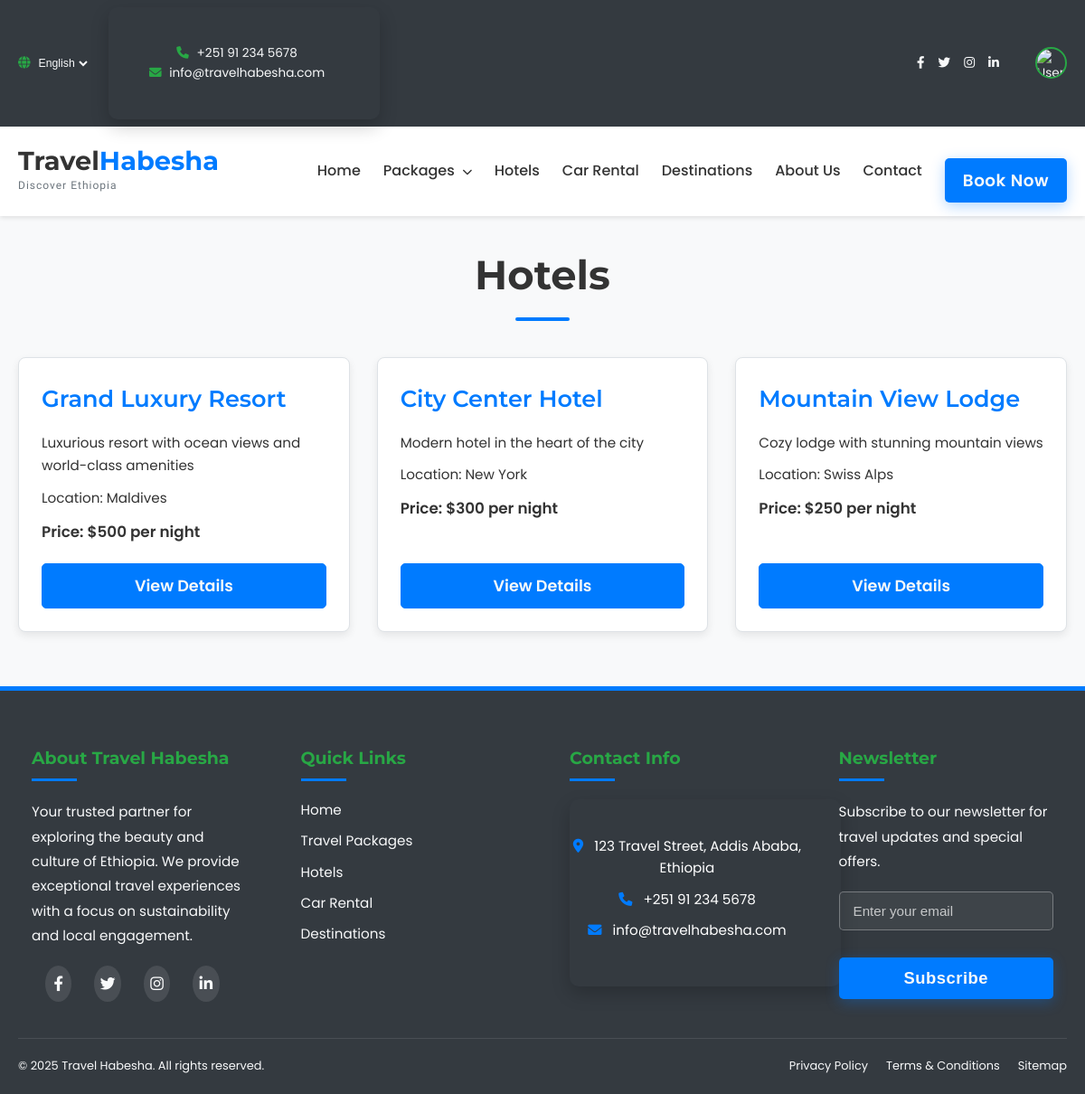
Page /public/hotels/index (signed in) on the committed database.
### tables this page shows
CREATE TABLE hotels (
    id INTEGER PRIMARY KEY AUTOINCREMENT,
    name VARCHAR(100) NOT NULL,
    description TEXT NOT NULL,
    location VARCHAR(100) NOT NULL,
    image VARCHAR(255) NOT NULL,
    price_per_night DECIMAL(10,2) NOT NULL,
    rating DECIMAL(3,2) DEFAULT 0,
    type VARCHAR(50) NOT NULL,
    amenities TEXT,
    created_at TIMESTAMP DEFAULT CURRENT_TIMESTAMP
);

### app/controllers/Hotels.php (called while the page is built, shortened)
<?php
class Hotels extends Controller {
    private $hotelModel;
    public function __construct() {
        $this->hotelModel = $this->model('Hotel');
    }
    public function index() {
        $hotels = $this->hotelModel->getAllHotels();
        $types = $this->hotelModel->getHotelTypes();
        $data = [
            'title' => 'Hotels',
            'hotels' => $hotels,
            'types' => $types
        ];
        $this->view('hotels/index', $data);
    }
}

### app/core/App.php (called while the page is built, shortened)
<?php
class App {
    protected $method = 'index';
    public function __construct() {
        $url = $this->parseUrl();
        if(isset($url[0])) {
            if(file_exists('../app/controllers/' . ucfirst($url[0]) . '.php')) {
                unset($url[0]);
            }
        }
        $this->controller = new $this->controller;
        if(isset($url[1])) {
            if(method_exists($this->controller, $url[1])) {
                $this->method = $url[1];
                unset($url[1]);
            }
        }
        $this->params = $url ? array_values($url) : [];
        call_user_func_array([$this->controller, $this->method], $this->params);
    }
    protected function parseUrl() {
        if(isset($_GET['url'])) {
            return explode('/', filter_var(rtrim($_GET['url'], '/'), FILTER_SANITIZE_URL));
        }
    }
}

### public/index.php (called while the page is built, shortened)
<?php
$app = new App;

### app/core/Database.php (called while the page is built, shortened)
<?php
class Database {
    private $dbh;
    private $stmt;
    public function __construct() {
        $dsn = DB_TYPE . ':' . DB_NAME;
        $options = array(
            PDO::ATTR_PERSISTENT => true,
            PDO::ATTR_ERRMODE => PDO::ERRMODE_EXCEPTION,
            PDO::ATTR_DEFAULT_FETCH_MODE => PDO::FETCH_OBJ,
            PDO::ATTR_EMULATE_PREPARES => false
        );
        try {
            $this->dbh = new PDO($dsn, null, null, $options);
        } catch(PDOException $e) {
            $this->error = $e->getMessage();
            echo $this->error;
        }
    }
    public function query($sql) {
        $this->stmt = $this->dbh->prepare($sql);
    }
    public function execute() {
        return $this->stmt->execute();
    }
    public function resultSet() {
        $this->execute();
        return $this->stmt->fetchAll();
    }
}

### app/models/Hotel.php (called while the page is built, shortened)
<?php
class Hotel extends Model {
    public function getAllHotels() {
        $this->db->query('SELECT * FROM hotels ORDER BY created_at DESC');
        return $this->db->resultSet();
    }
    public function getHotelTypes() {
        $this->db->query('SELECT DISTINCT type FROM hotels ORDER BY type');
        return $this->db->resultSet();
    }
}

### app/core/Model.php (called while the page is built, shortened)
<?php
class Model {
    public function __construct() {
        $this->db = new Database;
    }
}

### app/views/hotels/index.php (the view, shortened to what this page needs)
<!DOCTYPE html>
<html lang="en">
<head>
    <link rel="stylesheet" href="<?php echo URLROOT; ?>/css/pages/hotels.css">
    <link href="https://cdnjs.cloudflare.com/ajax/libs/font-awesome/6.0.0/css/all.min.css" rel="stylesheet">
</head>
<body>
    <?php require_once APPROOT . '/views/inc/header.php'; ?>
    <div class="container">
        <h1>Hotels</h1>
        <div class="hotels-grid">
            <?php foreach ($data['hotels'] as $hotel): ?>
            <div class="hotel-card">
                <h2><?php echo $hotel->name; ?></h2>
                <p><?php echo $hotel->description; ?></p>
                <p>Location: <?php echo $hotel->location; ?></p>
                <p>Price: $<?php echo $hotel->price_per_night; ?> per night</p>
                <a href="<?php echo URLROOT; ?>/hotels/show/<?php echo $hotel->id; ?>" class="btn">View Details</a>
            </div>
            <?php endforeach; ?>
        </div>
    </div>
    <?php require_once APPROOT . '/views/inc/footer.php'; ?>
</body>
</html>

### public/css/pages/hotels.css (style rules this page uses)
.container h1 { font-family: var(--font-montserrat); color: var(--text-color-dark); text-align: center; margin-top: 30px; margin-bottom: 40px; font-size: 2.8em; font-weight: 700; }
.hotels-grid { display: grid; grid-template-columns: repeat(auto-fill, minmax(300px, 1fr)); gap: 30px; padding-bottom: 60px; }
.hotel-card { background-color: var(--card-bg); border: 1px solid var(--border-color); border-radius: 8px; box-shadow: var(--card-shadow); padding: 25px; transition: transform 0.3s ease, box-shadow 0.3s ease; display: flex; flex-direction: column; justify-content: space-between; height: 100%; overflow: hidden; }
.hotel-card h2 { font-family: var(--font-montserrat); font-size: 1.6em; font-weight: 600; color: var(--primary-color); margin-bottom: 15px; }
.hotel-card p { color: var(--text-color-dark); font-size: 0.95em; line-height: 1.7; margin-bottom: 10px; }
.hotel-card p:last-of-type { font-weight: 600; font-size: 1.05em; color: var(--text-color-dark); margin-bottom: 20px; }
.hotel-card .btn { display: inline-block; width: auto; padding: 10px 25px; border-radius: 5px; font-weight: 600; cursor: pointer; transition: all 0.3s ease; text-align: center; white-space: nowrap; margin-top: auto; background-color: var(--primary-color); color: var(--text-color-light); border: 1px solid var(--primary-color); }

### public/css/components/header.css (style rules this page uses)
:root { --primary-color: #007bff; --primary-hover-color: #0056b3; --secondary-color: #6c757d; --accent-color: #ffc107; --text-color-dark: #333; --text-color-light: #f8f9fa; --background-light: #ffffff; --background-dark: #343a40; --border-color: #dee2e6; --font-poppins: 'Poppins', sans-serif; --font-montserrat: 'Montserrat', sans-serif; --font-sono: 'Sono', sans-serif; }
* { box-sizing: border-box; margin: 0; padding: 0; }
body { font-family: var(--font-poppins); line-height: 1.6; color: var(--text-color-dark); background-color: var(--background-light); }
a { text-decoration: none; color: var(--primary-color); }
.container { max-width: 1200px; margin: 0 auto; padding: 0 15px; }

### public/css/pages/packages.css (style rules this page uses)
:root { --primary-color: #007bff; --primary-hover-color: #0056b3; --secondary-color: #6c757d; --accent-color: #ffc107; --text-color-dark: #333; --text-color-light: #f8f9fa; --background-light: #ffffff; --background-dark: #343a40; --border-color: #dee2e6; --font-poppins: 'Poppins', sans-serif; --font-montserrat: 'Montserrat', sans-serif; --card-bg: #ffffff; --card-shadow: 0 4px 10px rgba(0, 0, 0, 0.08); --card-hover-shadow: 0 8px 20px rgba(0, 0, 0, 0.15); }
h1 { font-family: var(--font-montserrat); color: var(--text-color-dark); text-align: center; margin-bottom: 30px; font-size: 2.5em; font-weight: 700; }
.btn { padding: 10px 20px; border-radius: 5px; font-weight: 600; cursor: pointer; transition: all 0.3s ease; text-align: center; white-space: nowrap; }

### public/css/pages/cars.css (style rules this page uses)
body { font-family: "Poppins", sans-serif; line-height: 1.6; color: #333; background-color: #f8f9fa; }
:root { --primary-color: #007bff; --secondary-color: #6c757d; --accent-color: #28a745; --text-color: #333; --light-grey: #f8f9fa; --white: #ffffff; --dark-grey: #343a40; }

### public/css/pages/booking.css (style rules this page uses)
body { font-family: "Poppins", sans-serif; background-color: #f4f7f6; color: #333; line-height: 1.6; margin: 0; padding: 0; }
h1 { text-align: center; color: #2c3e50; margin-bottom: 30px; font-size: 2.2em; font-family: "Montserrat", sans-serif; position: relative; }
h1::after { content: ""; display: block; width: 60px; height: 4px; background-color: #007bff; margin: 10px auto 0; border-radius: 2px; }

### public/css/pages/auth.css (style rules this page uses)
:root { --primary-color: #007bff; --dark-grey: #343a40; --white: #ffffff; --light-grey: #f8f9fa; --text-color: #555; }
body { background-color: var(--light-grey); display: flex; flex-direction: column; min-height: 100vh; font-family: 'Poppins', sans-serif; }

### public/css/pages/home.css (style rules this page uses)
.container { max-width: 1200px; margin: 0 auto; padding: 0 20px; }
.btn { display: inline-block; padding: 15px 35px; border-radius: 50px; font-size: 1.1rem; font-weight: 600; text-decoration: none; transition: all 0.3s ease; text-align: center; cursor: pointer; border: none; }

### rows in the picture
hotels: name "Grand Luxury Resort", description "Luxurious resort with ocean views and world-class amenities", location "Maldives", price_per_night "500"
hotels: name "City Center Hotel", description "Modern hotel in the heart of the city", location "New York", price_per_night "300"
hotels: name "Mountain View Lodge", description "Cozy lodge with stunning mountain views", location "Swiss Alps", price_per_night "250"
